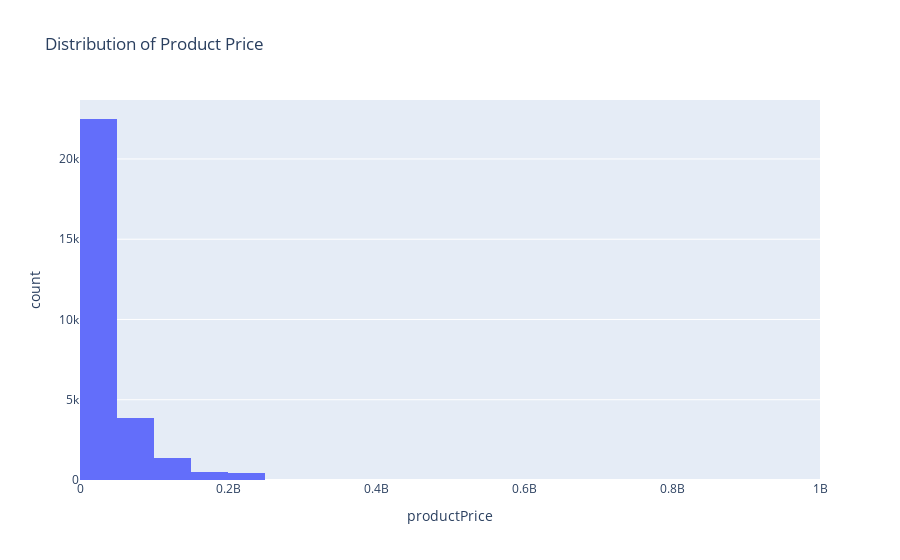

Notebook cell for this chart:
### Code cell
# Distribution of Product Price
fig_product_price = px.histogram(df, x='productPrice', nbins=20, title='Distribution of Product Price')
fig_product_price.show()

### Figure 1 — Plotly figure (JSON) as saved in the notebook; plotly's stock layout.template omitted (floating-point values rounded to 4 significant figures; data arrays with more than 128 entries replaced by an {"elided": "..."} marker saying what was removed)
{"data": [{"alignmentgroup": "True", "bingroup": "x", "hovertemplate": "productPrice=%{x}<br>count=%{y}<extra></extra>", "legendgroup": "", "marker": {"color": "#636efa", "pattern": {"shape": ""}}, "name": "", "nbinsx": 20, "offsetgroup": "", "orientation": "v", "showlegend": false, "type": "histogram", "x": {"elided": "28785 int values"}, "xaxis": "x", "yaxis": "y"}], "layout": {"barmode": "relative", "legend": {"tracegroupgap": 0}, "title": {"text": "Distribution of Product Price"}, "xaxis": {"anchor": "y", "domain": [0, 1], "title": {"text": "productPrice"}}, "yaxis": {"anchor": "x", "domain": [0, 1], "title": {"text": "count"}}}}
